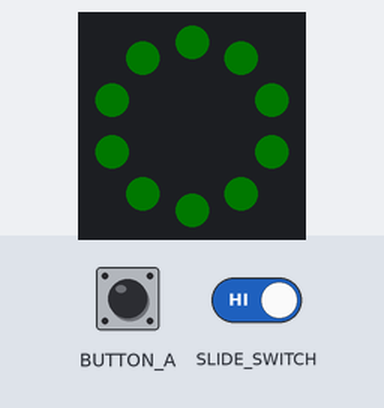
This program was run on a simulated Circuit Playground running CircuitPython. Shown: the board's ring of 10 RGB LEDs (number 0 left of the top, counting anticlockwise). Inputs (shaded band) come from the test bench. Dim RGB values are drawn brighter than linear.

Above: at 1.2 s.
1.3 s: slide switch moved to the right
At 2.2 s:
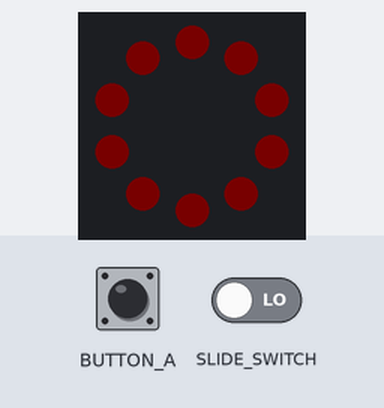
2.8 s: button A pressed for 0.15 s
4.4 s: button A pressed for 3.2 s
9.1 s: slide switch moved to the left
At 10.5 s:
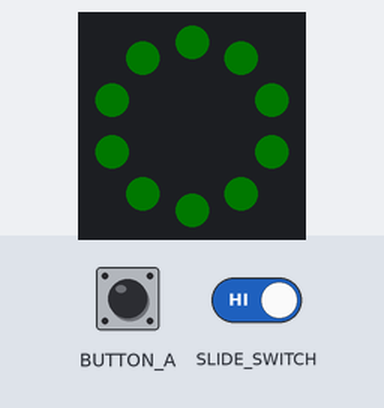
Timing chart, 0 to 11.6 s (numbered marks = the images above; inputs shaded):
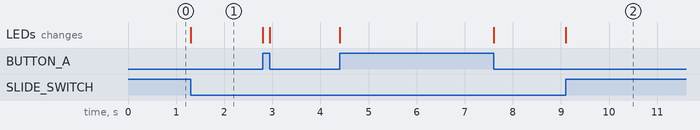

Measured:
- after the input at 1.3 s, the LEDs: change at once (image 1)
- after the input at 9.1 s, the LEDs: change at once (image 2)

The program:

switch-button.py
```python
from adafruit_circuitplayground import cp

cp.pixels.brightness = 0.01
green = (0, 255, 0)
pink = (255, 100, 150)
red = (255, 0, 0)

while True:
    if cp.switch:
        cp.pixels.fill(green)
    else:
        if cp.button_a:
            cp.pixels.fill(pink)
        else:
            cp.pixels.fill(red)
```
